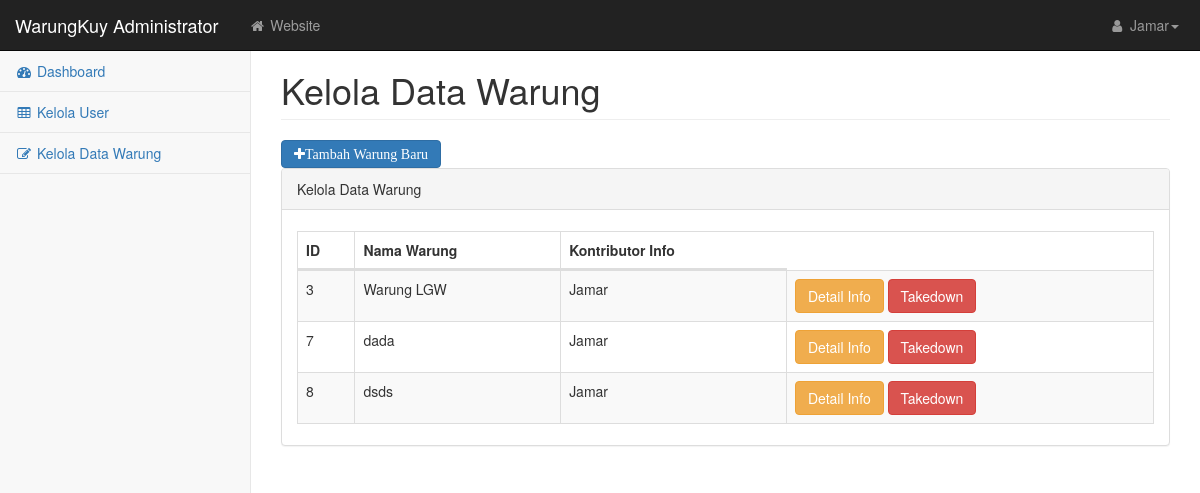
Page /View/KelolaWarung.php (signed in) on the earlier database version.
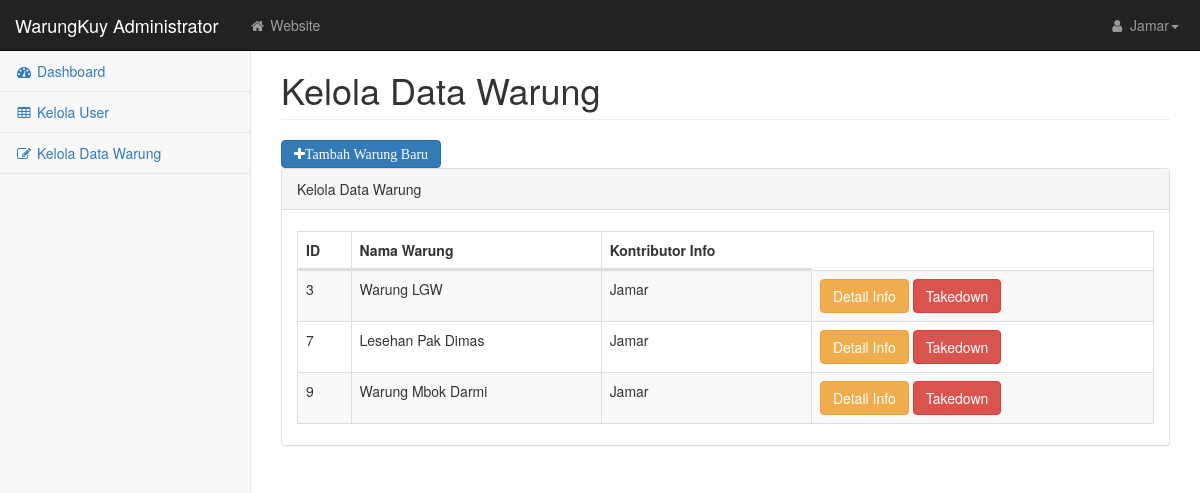
Same page on the later database version.
### tables this page shows
CREATE TABLE `tb_warung` (
  `id_warung` int(11) NOT NULL,
  `nama_warung` varchar(50) NOT NULL,
  `alamat` varchar(120) NOT NULL,
  `deskripsi` mediumtext NOT NULL,
  `foto` varchar(256) DEFAULT NULL,
  `id_user` int(5) NOT NULL,
  `tanggal_ditambahkan` datetime NOT NULL
);

CREATE TABLE `tb_users` (
  `id_user` int(5) NOT NULL,
  `username` char(11) NOT NULL,
  `email` varchar(50) NOT NULL,
  `password` char(20) NOT NULL,
  `hak` enum('admin','registered') NOT NULL,
  `alamat` varchar(255) DEFAULT NULL,
  `foto` varchar(256) DEFAULT NULL
);

### View/KelolaWarung.php (the view, shortened to what this page needs)
<?php
include('../Config/koneksi.php');
?>
<!DOCTYPE html>
<html lang="en">
<head>
    <link href="css/bootstrap.min.css" rel="stylesheet">
    <link href="css/metisMenu.min.css" rel="stylesheet">
    <link href="css/dataTables/dataTables.bootstrap.css" rel="stylesheet">
    <link href="css/dataTables/dataTables.responsive.css" rel="stylesheet">
    <link href="css/startmin.css" rel="stylesheet">
    <link href="css/font-awesome.min.css" rel="stylesheet" type="text/css">
</head>
<body>
<div id="wrapper">
    <nav class="navbar navbar-inverse navbar-fixed-top" role="navigation">
        <div class="navbar-header">
            <a class="navbar-brand" href="index.php">WarungKuy Administrator</a>
        </div>
        <ul class="nav navbar-nav navbar-left navbar-top-links">
            <li><a href="../View/Home.php"><i class="fa fa-home fa-fw"></i> Website</a></li>
        </ul>
        <ul class="nav navbar-right navbar-top-links">
            <li class="dropdown">
                <a class="dropdown-toggle" data-toggle="dropdown" href="#">
                    <i class="fa fa-user fa-fw"></i> <?php echo $_SESSION['username'];?><b class="caret"></b>
                </a>
            </li>
        </ul>
        <div class="navbar-default sidebar" role="navigation">
            <div class="sidebar-nav navbar-collapse">
                <ul class="nav" id="side-menu">
                    <li>
                        <a href="index.php"><i class="fa fa-dashboard fa-fw"></i> Dashboard</a>
                    </li>
                    <li>
                        <a href="tables.php"><i class="fa fa-table fa-fw"></i> Kelola User</a>
                    </li>
                    <li>
                        <a href="#"><i class="fa fa-edit fa-fw"></i> Kelola Data Warung</a>
                    </li>
                </ul>
            </div>
        </div>
    </nav>
    <div id="page-wrapper">
        <div class="container-fluid">
            <div class="row">
                <div class="col-lg-12">
                    <h1 class="page-header">Kelola Data Warung</h1>
                    <a href="../View/TambahWarung.php">
                    <button class="btn btn-primary fa fa-plus">Tambah Warung Baru</button>
                    </a>
                </div>
            </div>
            <div class="row">
                <div class="col-lg-12">
                    <div class="panel panel-default">
                        <div class="panel-heading">
                            Kelola Data Warung
                        </div>
                        <div class="panel-body">
                            <div class="table-responsive">
                                <table class="table table-striped table-bordered table-hover" id="dataTables-example">
                                    <thead>
                                    <tr>
                                        <th>ID</th>
                                        <th>Nama Warung</th>
                                        <th>Kontributor Info</th>
                                    </tr>
                                    </thead>
                                    <tbody>
                                    <?php
                                    $query = "SELECT tb_warung.id_warung, tb_warung.nama_warung, tb_users.username FROM tb_warung, tb_users WHERE tb_warung.id_user = tb_users.id_user";
                                    $result = mysqli_query($koneksi, $query);
                                    while ($data = mysqli_fetch_array($result, MYSQLI_ASSOC)) {
                                        ?>
                                        <tr>
                                            <td><?php echo $data['id_warung'] ?></td>
                                            <td><?php echo $data['nama_warung'] ?></td>
                                            <td><?php echo $data['username'] ?></td>
                                            <td>
                                                <a class="btn btn-warning"
                                                   href="EditInfoWarung.php?id=<?php echo $data['id_warung'] ?>">Detail Info</a>
                                                <a class="btn btn-danger"
                                                   href="../Controller/delete_warung.php?id=<?php echo $data['id_warung']; ?>">Takedown</a>
                                            </td>
                                        </tr>
                                        <?php
                                    }
                                    ?>
                                    </tbody>
                                </table>
                            </div>
                        </div>
                    </div>
                </div>
            </div>
        </div>
    </div>
</div>
</body>
</html>

Differences in the rows shown:
removed tb_warung: id_warung "8", nama_warung "dsds", id_user.username "Jamar"
changed tb_warung id 7: nama_warung "dada" → "Lesehan Pak Dimas"
added tb_warung: id_warung "9", nama_warung "Warung Mbok Darmi", id_user.username "Jamar"
